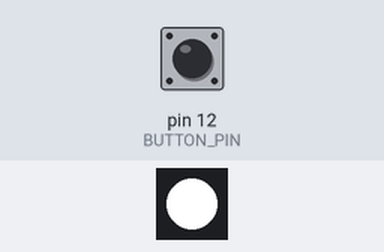
A sketch run on a simulated Arduino Uno, built with avr-gcc and run on an emulated ATmega328P. Shown: 1 RGB LEDs in strip order, left to right. Inputs (shaded band) come from the test bench; at power-on: pin 12 (BUTTON_PIN) HIGH. Random numbers use the default seed unless the sketch sets one.

Above: at 1.2 s.
1.3 s: pin 12 (BUTTON_PIN) pulled LOW for 0.15 s
At 5.8 s:
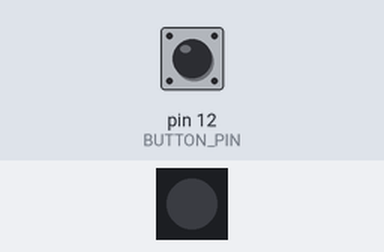
At 7.0 s:
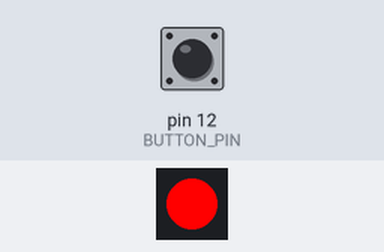
Timing chart, 0 to 10.7 s (numbered marks = the images above; inputs shaded):
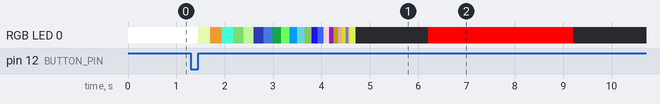

The sketch:

RGB_Button.ino
```cpp
// Application to choose randomly between Red, Green and Blue on button press
// the neopixels is used to show the color
// very useful with 3 kids to decide who's going first to bathroom when watching Pokemon :)
// using Entropy library to generate as random as possible numbers https://code.google.com/archive/p/avr-hardware-random-number-generation/

#include <Adafruit_NeoPixel.h>
#include <Entropy.h>

#define BUTTON_PIN   12    // Pin connected to the button. It's a Pullup input, trig on a high -> low -> high
#define PIXEL_PIN    10    // Pin connected to the NeoPixels.
#define PIXEL_COUNT 1      // Number of Pixels to change color

#define NB_SUSPENS_LOOP 25 //fancy loop for suspens :)

Adafruit_NeoPixel strip = Adafruit_NeoPixel(PIXEL_COUNT, PIXEL_PIN, NEO_GRB + NEO_KHZ800);

bool oldState = HIGH;
int oldColor = -1;
int newColor = 0;
long superSeed = 0;
long lapse = 0;
long curMicros = 0;
bool firstLoop = true;

void setup() {
  pinMode(BUTTON_PIN, INPUT_PULLUP);
  strip.begin();
  strip.setPixelColor (0,strip.Color(255, 255, 255));    // green
  strip.show();
  Entropy.Initialize();
}

void loop() {

  // Get current button state.
  bool newState = digitalRead(BUTTON_PIN);
  // Check if state changed from high to low (button press).
  if (newState == LOW && oldState == HIGH) {
    // Short delay to debounce button.
    delay(20);
    // Check if button is still low after debounce.
    newState = digitalRead(BUTTON_PIN);
    if (newState == LOW) {
      // Wait until button HIGH again (release)
      while (digitalRead(BUTTON_PIN) != HIGH )
        delay(10);
      // Suspens loop with color changing
      for (int iLoop = 0; iLoop < NB_SUSPENS_LOOP; iLoop++)
      {
        strip.clear();
        strip.setPixelColor (0,strip.Color(random(256), random(256), random(256)));    // green
        strip.show();
        delay ((NB_SUSPENS_LOOP - iLoop)*10);
      }
      // switch off the strip
      strip.clear();
      strip.setPixelColor (0,strip.Color(0, 0, 0));    // green
      strip.show();
      delay(1500);

      // select a color different from the previous one
      if (firstLoop)
      {
        newColor=Entropy.random(3);
        firstLoop = false;
      }
      else
      {
        do
        {
          newColor=Entropy.random(3);
        }
        while (newColor == oldColor);
      }
      colorShow(newColor);
      delay(3000);
      strip.setPixelColor (0,strip.Color(0, 0, 0));    // green
      strip.show();
    }

  }

  // Set the last button state to the old state.
  oldState = newState;
  oldColor = newColor;
}

void colorShow(int i) {
  switch(i){
    case 0:
        {
          strip.clear();
          strip.setPixelColor (0,strip.Color(0, 255, 0));    // green
          strip.show();
        }
            break;
    case 1:
        {
          strip.clear();
          strip.setPixelColor (0,strip.Color(255, 0, 0));    // red
          strip.show();
        }
            break;
    case 2:
        {
          strip.clear();
          strip.setPixelColor (0,strip.Color(0, 0, 255));    // blue
          strip.show();
        }
            break;

  }
}
```

Measured:
- after the input at 1.3 s, RGB LED 0: RGB(255, 255, 255) → RGB(217, 241, 167) after 0.15 s, → RGB(200, 130, 42) 0.25 s later, → RGB(67, 254, 216) 0.24 s later, → RGB(85, 152, 77) 0.23 s later, … (25 changes in this stretch)
